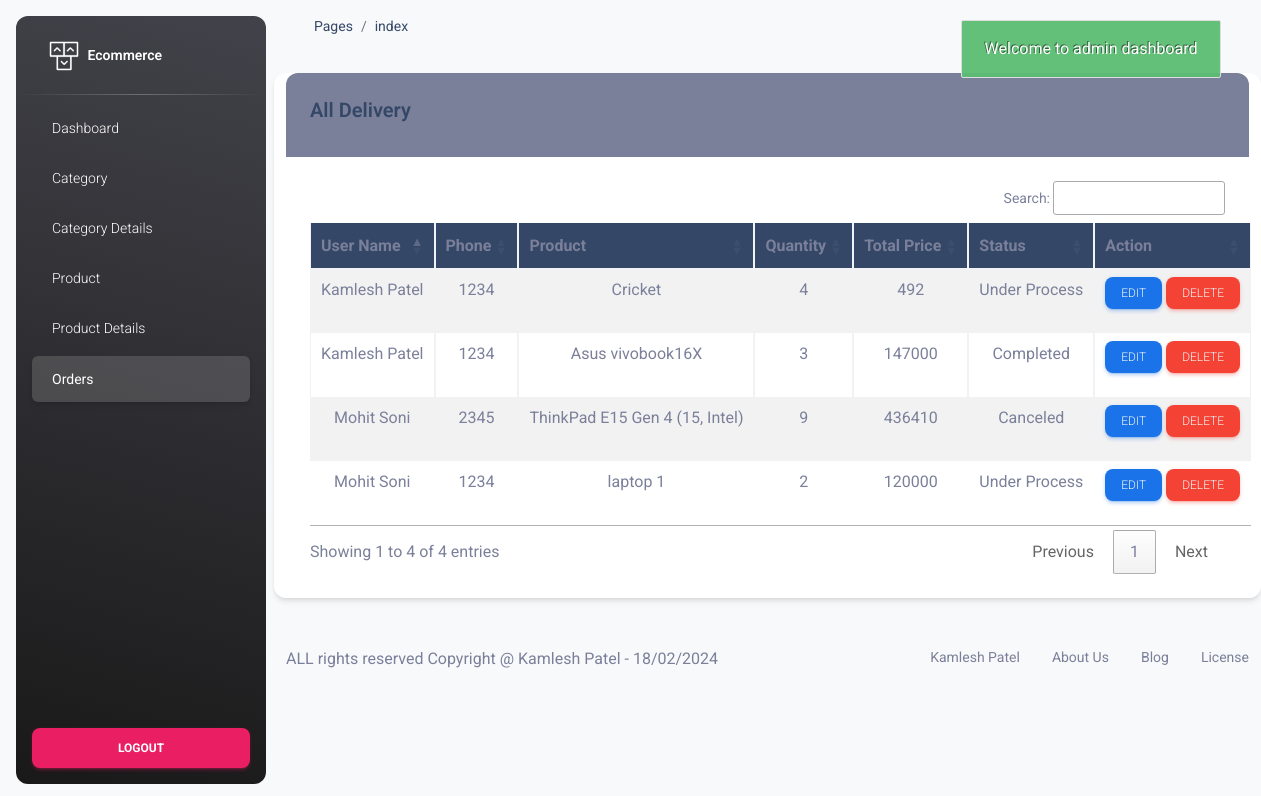
/admin/order.php (signed in), run on the app's committed database.
### tables this page shows
CREATE TABLE `product_quantity` (
  `id` int(11) NOT NULL,
  `user_id` int(11) NOT NULL,
  `product_id` int(11) NOT NULL,
  `product_qty` int(11) NOT NULL,
  `created_at` timestamp NOT NULL DEFAULT current_timestamp(),
  `username` varchar(191) NOT NULL,
  `price` varchar(191) NOT NULL,
  `prod_name` varchar(191) NOT NULL,
  `email` varchar(191) NOT NULL,
  `phone` varchar(20) NOT NULL,
  `pin_code` varchar(10) NOT NULL,
  `address` varchar(191) NOT NULL,
  `status` tinyint(4) NOT NULL DEFAULT 0
);

### admin/order.php (the view, shortened to what this page needs)
<?php
    include 'header.php';
    include 'config.php';
?>
    <div class="container my-4  product_data">
        <div class="row">
            <div class="card shadow">
                <div class="card-header bg-secondary">
                    <h5> All Delivery </h5>
                </div>
                <div class="card-body">
                    <table class="table table-striped table-bordered text-center" id="example">
                        <thead class="bg-dark">
                            <tr>
                            <th>User Name</th>
                            <th>Phone</th>
                            <th>Product</th>
                            <th>Quantity</th>
                            <th>Total Price</th>
                            <th>Status</th>
                            <th>Action</th>
                            </tr>
                        </thead>
                        <tbody>
                                <?php
                                    if(isset($_SESSION['login_id']))
                                    {
                                        $sql = "SELECT * FROM `product_quantity` ";
                                        $res = $conn->query($sql);
                                    }
                                    if(mysqli_num_rows($res) > 0)
                                    {
                                        foreach($res as $row)
                                        {
                                            ?>
                            <tr>
                                <td><?= $row['username']; ?> </td>
                                <td><?= $row['phone']; ?> </td>
                                <td><?= $row['prod_name']; ?> </td>
                                <td><?= $row['product_qty']; ?> </td>
                                            <?php
                                                $totalprice = $row['price'] * $row['product_qty'];
                                            ?>
                                <td><?= $totalprice; ?></td>
                                <td>
                                    <?= $row['status'] == 0 ? 'Under Process' : '' ?>
                                    <?= $row['status'] == 1 ? 'Completed' : '' ; ?>
                                    <?= $row['status'] == 2 ? 'Canceled' : '' ; ?>
                                </td>
                                <td>
                                    <a href="order_edit.php?edit_id=<?= $row['id']; ?>" class="text-light btn btn-info btn-sm"> Edit </a>
                                    <a href="order_delete.php?del_id=<?= $row['id']; ?>" class="text-light btn btn-danger btn-sm"> Delete </a>
                                </td>
                            </tr>
                                            <?php
                                        }
                                    }
                                ?>
                        </tbody>
                    </table>
                </div>
            </div>
        </div>
    </div>
<?php
    include 'footer.php';
?>

### data on the page
product_quantity: username "Mohit Soni", phone "2345", prod_name "ThinkPad E15 Gen 4 (15, Intel)", product_qty "9", totalprice "436410", status "Canceled"
product_quantity: username "Kamlesh Patel", phone "1234", prod_name "Cricket", product_qty "4", totalprice "492", status "Under Process"
product_quantity: username "Kamlesh Patel", phone "1234", prod_name "Asus vivobook16X", product_qty "3", totalprice "147000", status "Completed"
product_quantity: username "Mohit Soni", phone "1234", prod_name "laptop 1", product_qty "2", totalprice "120000", status "Under Process"
